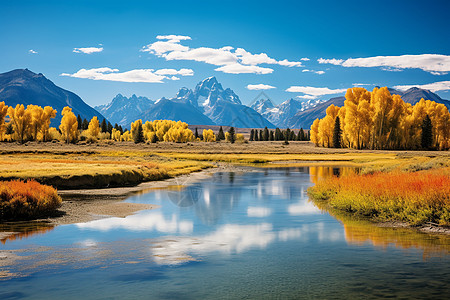
#> input picture cv_homework1/before.jpg, 450 x 300 px
$ python 'practice(reflect_across_edge_padding).py'
#> lines starting #> are read from the running program, lines starting #| are printed output that depends on the picture
import numpy as np
from PIL import Image
import matplotlib.pyplot as plt

center = None

# 创建高斯滤波核的函数
def create_gaussian_kernel(kernel_size, sigma):
    global center
    center = kernel_size // 2
    kernel = np.zeros((kernel_size, kernel_size))
    for i in range(kernel_size):
        for j in range(kernel_size):
            x, y = i - center, j - center
            kernel[i, j] = np.exp(-(x**2 + y**2) / (2.0 * sigma**2))
            kernel[i, j] /= 2 * np.pi * sigma**2
    kernel /= kernel.sum()
    return kernel

# "Reflect across edge" 填充方法
def reflect_edge_padding(image, padding_size):
    width, height = image.size
    padded_width = width + 2 * padding_size
    padded_height = height + 2 * padding_size
    padded_image = Image.new('L', (padded_width, padded_height))

    # 复制原图像到中心区域
    padded_image.paste(image, (padding_size, padding_size))

    # 填充左边缘
    for x in range(padding_size):
        for y in range(height):
            mirrored_x = padding_size - x
            pixel = image.getpixel((0, y))
            padded_image.putpixel((x, y + padding_size), pixel)

    # 填充右边缘
    for x in range(padding_size):
        for y in range(height):
            mirrored_x = width - 1 - x
            pixel = image.getpixel((width - 1, y))
            padded_image.putpixel((x + width + padding_size, y + padding_size), pixel)

    # 填充顶部边缘
    for y in range(padding_size):
        for x in range(width):
            mirrored_y = padding_size - y
            pixel = image.getpixel((x, 0))
            padded_image.putpixel((x + padding_size, y), pixel)

    # 填充底部边缘
    for y in range(padding_size):
        for x in range(width):
            mirrored_y = height - 1 - y
            pixel = image.getpixel((x, height - 1))
            padded_image.putpixel((x + padding_size, y + height + padding_size), pixel)

    # 填充四个角
    for x in range(padding_size):
        for y in range(padding_size):
            # 左上角
            pixel = image.getpixel((0, 0))
            padded_image.putpixel((x, y), pixel)
            # 右上角
            pixel = image.getpixel((width - 1, 0))
            padded_image.putpixel((x + width + padding_size, y), pixel)
            # 左下角
            pixel = image.getpixel((0, height - 1))
            padded_image.putpixel((x, y + height + padding_size), pixel)
            # 右下角
            pixel = image.getpixel((width - 1, height - 1))
            padded_image.putpixel((x + width + padding_size, y + height + padding_size), pixel)

    return padded_image

try:
    image_file = input("请输入图像文件名：")
#> the answer given: before.jpg
    image = Image.open(image_file)
#> image is the input picture: PIL image 450x300 RGB; mean R, G, B 106.6, 129.9, 129.7
    gray_image = image.convert('L')
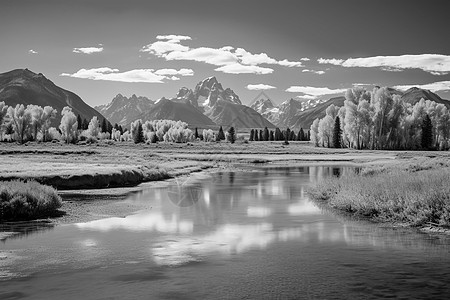
#> gray_image: PIL image 450x300 L; min 0, max 255, mean 122.9
    width, height = gray_image.size
#> width = 450; height = 300
    kernel_size = 5  # 高斯滤波核的大小
    sigma = 1.0  # 高斯方差

    gaussian_kernel = create_gaussian_kernel(kernel_size, sigma)

    # 对图像进行边缘填充
    padding_size = kernel_size // 2
    padded_image = reflect_edge_padding(gray_image, padding_size)
#> in reflect_edge_padding, `padded_image = Image.new('L', (padded_width, padded_height))`: padded_image: PIL image 454x304 L; every value is 0
#> in reflect_edge_padding, `padded_image.paste(image, (padding_size, padding_size))`:
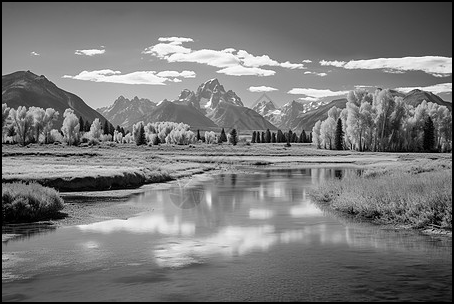
#> padded_image: PIL image 454x304 L; min 0, max 255, mean 120.2
#> after the loop in reflect_edge_padding, `for y in range(padding_size):`:
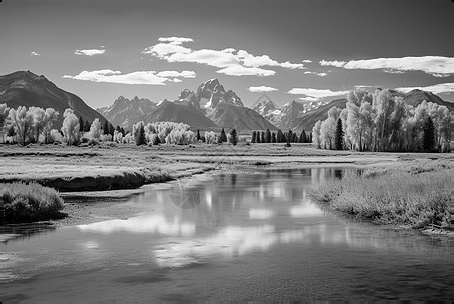
#> padded_image: PIL image 454x304 L; min 0, max 255, mean 122.1

    # 创建一个新的图像用于存储滤波结果
    filtered_image = Image.new('L', (width, height))
#> filtered_image: PIL image 450x300 L; every value is 0

    for x in range(padding_size, width + padding_size):
        for y in range(padding_size, height + padding_size):
            sum = 0
            for i in range(kernel_size):
                for j in range(kernel_size):
                    pixel_x = x + i - padding_size
                    pixel_y = y + j - padding_size
                    pixel = padded_image.getpixel((pixel_x, pixel_y))
                    sum += pixel * gaussian_kernel[i][j]
            filtered_image.putpixel((x - padding_size, y - padding_size), int(sum))
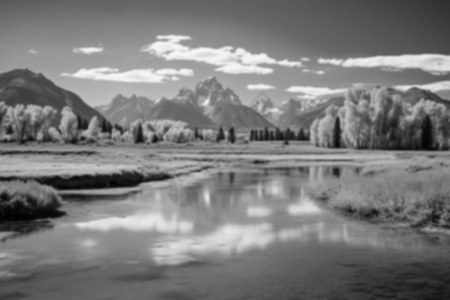
#> filtered_image: PIL image 450x300 L; min 0, max 246, mean 122.4

    plt.figure(figsize=(12, 6))
    plt.subplot(131)
    plt.imshow(gray_image, cmap='gray')
    plt.title('原始图像')

    plt.subplot(132)
    plt.imshow(padded_image, cmap='gray')
    plt.title('边缘填充后的图像')

    plt.subplot(133)
    plt.imshow(filtered_image, cmap='gray')
    plt.title('高斯滤波后的图像')

    plt.show()

except Exception as e:
    print("出现错误:", str(e))
